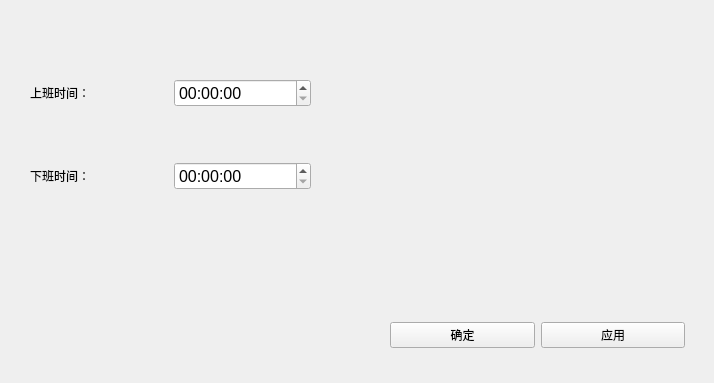
<?xml version="1.0" encoding="UTF-8"?>
<ui version="4.0">
 <class>workTimeSetWidget</class>
 <widget class="QWidget" name="workTimeSetWidget">
  <property name="geometry">
   <rect>
    <x>0</x>
    <y>0</y>
    <width>714</width>
    <height>383</height>
   </rect>
  </property>
  <property name="windowTitle">
   <string>Form</string>
  </property>
  <widget class="QWidget" name="layoutWidget">
   <property name="geometry">
    <rect>
     <x>390</x>
     <y>320</y>
     <width>295</width>
     <height>30</height>
    </rect>
   </property>
   <layout class="QHBoxLayout" name="horizontalLayout_3">
    <item>
     <widget class="QPushButton" name="okBtn">
      <property name="text">
       <string>确定</string>
      </property>
     </widget>
    </item>
    <item>
     <widget class="QPushButton" name="saveBtn">
      <property name="text">
       <string>应用</string>
      </property>
     </widget>
    </item>
   </layout>
  </widget>
  <widget class="QWidget" name="layoutWidget_2">
   <property name="geometry">
    <rect>
     <x>30</x>
     <y>30</y>
     <width>281</width>
     <height>211</height>
    </rect>
   </property>
   <layout class="QVBoxLayout" name="verticalLayout">
    <item>
     <layout class="QHBoxLayout" name="horizontalLayout">
      <item>
       <widget class="QLabel" name="label">
        <property name="text">
         <string>上班时间：</string>
        </property>
       </widget>
      </item>
      <item>
       <widget class="QTimeEdit" name="goWorkTime">
        <property name="font">
         <font>
          <pointsize>12</pointsize>
         </font>
        </property>
       </widget>
      </item>
     </layout>
    </item>
    <item>
     <layout class="QHBoxLayout" name="horizontalLayout_2">
      <item>
       <widget class="QLabel" name="label_2">
        <property name="text">
         <string>下班时间：</string>
        </property>
       </widget>
      </item>
      <item>
       <widget class="QTimeEdit" name="afterWorkTime">
        <property name="font">
         <font>
          <pointsize>12</pointsize>
         </font>
        </property>
       </widget>
      </item>
     </layout>
    </item>
   </layout>
  </widget>
 </widget>
 <resources/>
 <connections/>
</ui>
